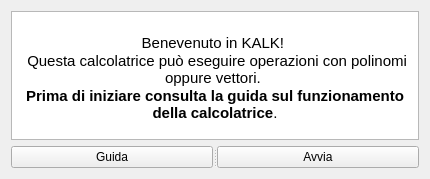
<?xml version="1.0" encoding="UTF-8"?>
<ui version="4.0">
 <class>MainWindow</class>
 <widget class="QMainWindow" name="MainWindow">
  <property name="geometry">
   <rect>
    <x>0</x>
    <y>0</y>
    <width>430</width>
    <height>179</height>
   </rect>
  </property>
  <property name="minimumSize">
   <size>
    <width>430</width>
    <height>0</height>
   </size>
  </property>
  <property name="windowTitle">
   <string>KALK</string>
  </property>
  <widget class="QWidget" name="centralWidget">
   <layout class="QGridLayout" name="gridLayout">
    <item row="0" column="0">
     <widget class="QTextBrowser" name="textBrowser">
      <property name="html">
       <string>&lt;!DOCTYPE HTML PUBLIC &quot;-//W3C//DTD HTML 4.0//EN&quot; &quot;http://www.w3.org/TR/REC-html40/strict.dtd&quot;&gt;
&lt;html&gt;&lt;head&gt;&lt;meta name=&quot;qrichtext&quot; content=&quot;1&quot; /&gt;&lt;style type=&quot;text/css&quot;&gt;
p, li { white-space: pre-wrap; }
&lt;/style&gt;&lt;/head&gt;&lt;body style=&quot; font-family:'Ubuntu'; font-size:11pt; font-weight:400; font-style:normal;&quot;&gt;
&lt;p align=&quot;center&quot; style=&quot;-qt-paragraph-type:empty; margin-top:0px; margin-bottom:0px; margin-left:0px; margin-right:0px; -qt-block-indent:0; text-indent:0px;&quot;&gt;&lt;br /&gt;&lt;/p&gt;
&lt;p align=&quot;center&quot; style=&quot; margin-top:0px; margin-bottom:0px; margin-left:0px; margin-right:0px; -qt-block-indent:0; text-indent:0px;&quot;&gt;Benevenuto in KALK! &lt;/p&gt;
&lt;p align=&quot;center&quot; style=&quot; margin-top:0px; margin-bottom:0px; margin-left:0px; margin-right:0px; -qt-block-indent:0; text-indent:0px;&quot;&gt; Questa calcolatrice può eseguire operazioni con polinomi oppure vettori. &lt;/p&gt;
&lt;p align=&quot;center&quot; style=&quot; margin-top:0px; margin-bottom:0px; margin-left:0px; margin-right:0px; -qt-block-indent:0; text-indent:0px;&quot;&gt;&lt;span style=&quot; font-weight:600;&quot;&gt;Prima di iniziare consulta la guida sul funzionamento della calcolatrice&lt;/span&gt;.&lt;/p&gt;&lt;/body&gt;&lt;/html&gt;</string>
      </property>
     </widget>
    </item>
    <item row="1" column="0">
     <widget class="QSplitter" name="splitter">
      <property name="orientation">
       <enum>Qt::Horizontal</enum>
      </property>
      <widget class="QPushButton" name="guida">
       <property name="text">
        <string>Guida</string>
       </property>
      </widget>
      <widget class="QPushButton" name="avvia">
       <property name="text">
        <string>Avvia</string>
       </property>
      </widget>
     </widget>
    </item>
   </layout>
  </widget>
 </widget>
 <layoutdefault spacing="6" margin="11"/>
 <resources/>
 <connections/>
</ui>
